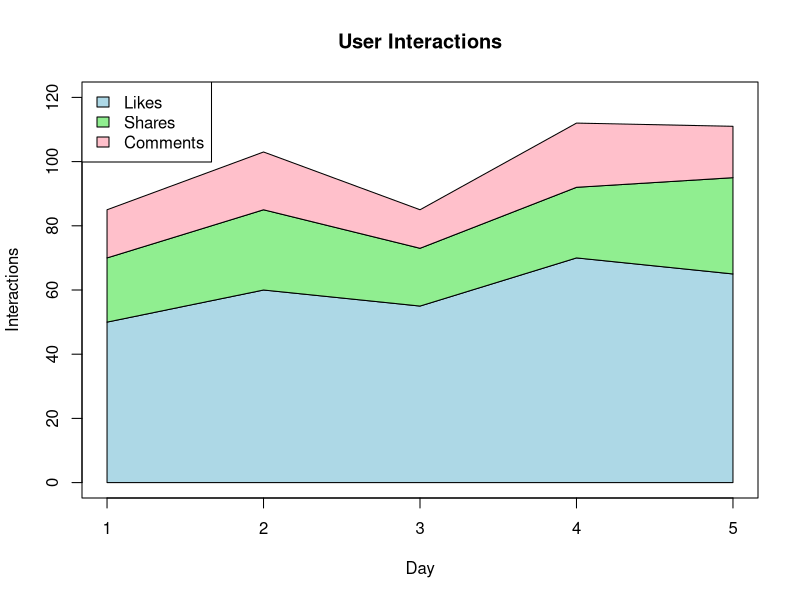

Source code (R):
likes <- c(50,60,55,70,65)
shares <- c(20,25,18,22,30)
comments <- c(15,18,12,20,16)

interaction <- rbind(likes, shares, comments)

x <- 1:5

plot(x, likes,
     type="n",
     ylim=c(0,120),
     xlab="Day",
     ylab="Interactions",
     main="User Interactions")

polygon(c(x,rev(x)),
        c(rep(0,5),rev(likes)),
        col="lightblue")

polygon(c(x,rev(x)),
        c(likes,rev(likes+shares)),
        col="lightgreen")

polygon(c(x,rev(x)),
        c(likes+shares,
          rev(likes+shares+comments)),
        col="pink")

legend("topleft",
       legend=c("Likes","Shares","Comments"),
       fill=c("lightblue","lightgreen","pink"))
